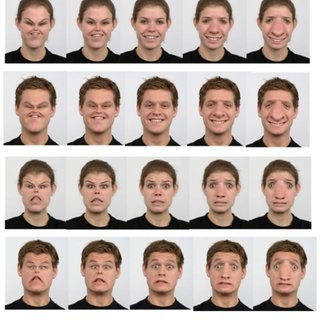
#> input picture test face.jpg, 320 x 320 px
$ python Test_10.py
#> lines starting #> are read from the running program, lines starting #| are printed output that depends on the picture; after the words box and inside, x2 and y2 are one past the last pixel; in counts of white or black regions, pixels touching at a corner belong together
import numpy as np
import cv2

img= cv2.imread("test face.jpg",1)
#> img is the input picture: shape (320, 320, 3); mean B, G, R 165.2, 172.4, 188.7
hsv=cv2.cvtColor(img,cv2.COLOR_BGR2HSV)
#> hsv: shape (320, 320, 3); mean H, S, V 39.6, 44.6, 189.5
h=hsv[:,:,0]
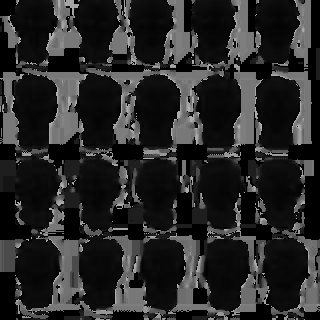
#> h: shape (320, 320); min 0, max 179, mean 39.6
s=hsv[:,:,1]
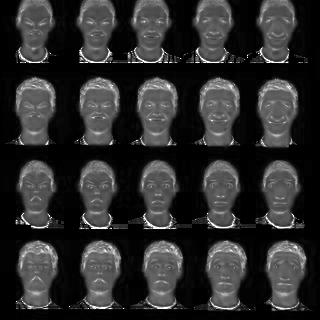
#> s: shape (320, 320); min 0, max 255, mean 44.6
v=hsv[:,:,2]
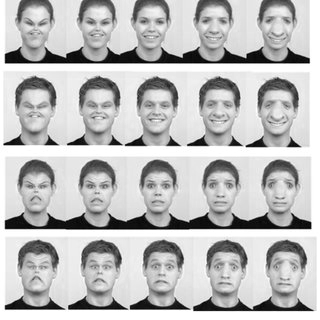
#> v: shape (320, 320); min 0, max 255, mean 189.5

hsv_split=np.concatenate((h,s,v),axis=1)
hsv_split_half=cv2.resize(hsv_split,(0,0),fx=0.5,fy=0.5)
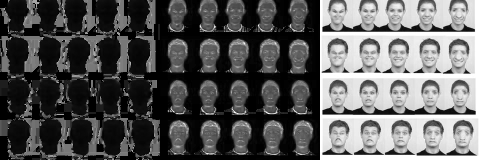
#> hsv_split_half: shape (160, 480); min 0, max 255, mean 91.4
cv2.imshow("HSV",hsv_split_half)

ret, min_sat = cv2.threshold(s,40,255, cv2.THRESH_BINARY)
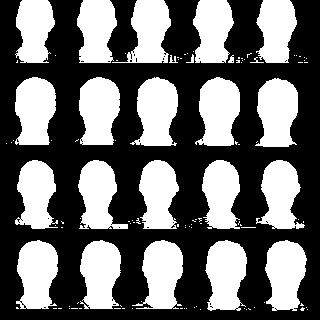
#> min_sat: shape (320, 320); 42.2% white; 110 white regions (86 under 20 px), largest, box (x1, y1, x2, y2) and area: (130, 77, 178, 146) 2305, (195, 77, 240, 146) 2289, (255, 78, 298, 147) 2276
cv2.imshow("Sat Filter",min_sat)

ret, max_hue = cv2.threshold(h,15,255, cv2.THRESH_BINARY_INV)
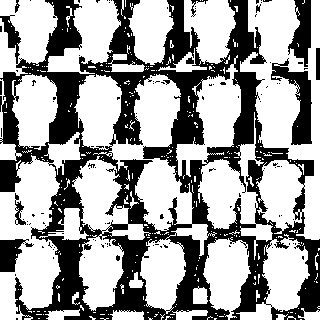
#> max_hue: shape (320, 320); 62.6% white; 114 black regions (103 under 20 px), largest, box (x1, y1, x2, y2) and area: (0, 0, 320, 320) 34492, (271, 58, 312, 145) 1398, (288, 0, 311, 67) 926
cv2.imshow("Hue Filter",max_hue)

final= cv2.bitwise_and(min_sat,max_hue)
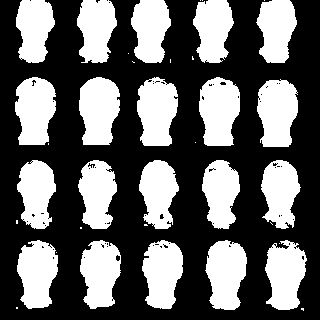
#> final: shape (320, 320); 39.7% white; 37 white regions (17 under 20 px), largest, box (x1, y1, x2, y2) and area: (79, 77, 120, 145) 2213, (199, 77, 240, 146) 2211, (257, 79, 298, 147) 2206
cv2.imshow("Final",final)
cv2.waitKey()
cv2.destroyAllWindows()

$ run again, with Test.jpg copied over test face.jpg
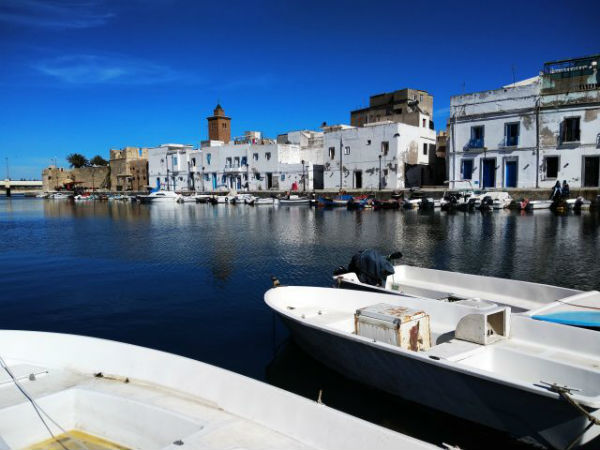
#> input picture Test.jpg, 600 x 450 px
#> img is the input picture: shape (450, 600, 3); mean B, G, R 137.2, 107.9, 85.3
#> hsv: shape (450, 600, 3); mean H, S, V 91.3, 114.3, 139.4
#> `ret, min_sat = cv2.threshold(s,40,255, cv2.THRESH_BINARY)`:
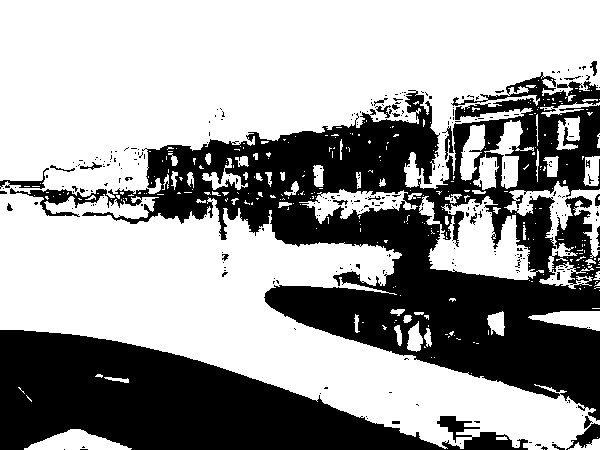
#> min_sat: shape (450, 600); 61.7% white; 293 black regions (267 under 20 px), largest, box (x1, y1, x2, y2) and area: (10, 72, 600, 421) 67758, (0, 330, 528, 450) 33052, (566, 423, 600, 450) 363
#> max_hue: shape (450, 600); 6.2% white; 678 white regions (582 under 20 px), largest, box (x1, y1, x2, y2) and area: (208, 381, 432, 450) 3844, (437, 416, 528, 450) 1149, (432, 341, 504, 376) 893
#> `final= cv2.bitwise_and(min_sat,max_hue)`:
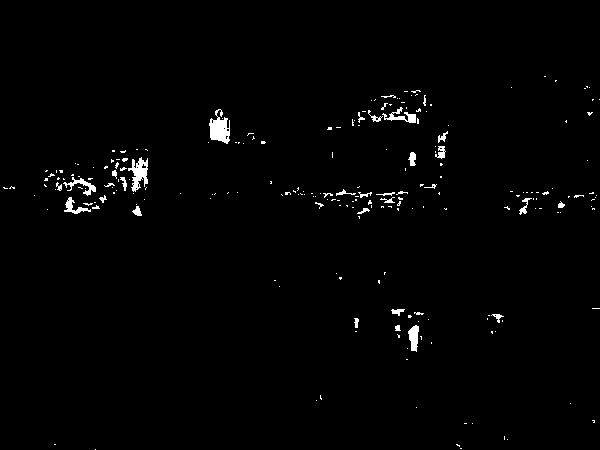
#> final: shape (450, 600); 1.3% white; 226 white regions (191 under 20 px), largest, box (x1, y1, x2, y2) and area: (209, 109, 230, 144) 448, (128, 157, 148, 192) 368, (382, 107, 416, 123) 209

$ run again, with 10.PNG saved as test face.jpg
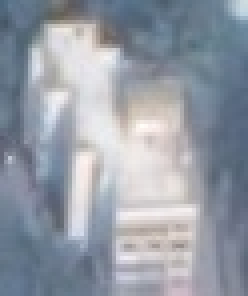
#> input picture 10.PNG, 62 x 74 px (shown 4 times larger)
#> img is the input picture: shape (74, 62, 3); mean B, G, R 166.2, 155.8, 149.4
#> hsv: shape (74, 62, 3); mean H, S, V 93.7, 36.7, 168.3
#> `ret, min_sat = cv2.threshold(s,40,255, cv2.THRESH_BINARY)`:
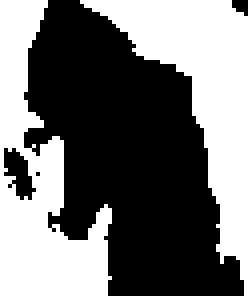
#> min_sat: shape (74, 62) (shown 4 times larger); 44.8% white; 2 white regions, box (x1, y1, x2, y2) and area: (20, 0, 62, 74) 1035, (0, 0, 28, 74) 1020
#> `ret, max_hue = cv2.threshold(h,15,255, cv2.THRESH_BINARY_INV)`:
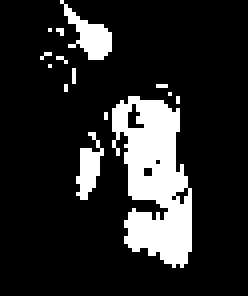
#> max_hue: shape (74, 62) (shown 4 times larger); 15.6% white; 14 white regions (11 under 20 px), largest, box (x1, y1, x2, y2) and area: (28, 24, 48, 67) 546, (15, 0, 28, 15) 81, (19, 33, 26, 50) 62
#> final: shape (74, 62); every value is 0
